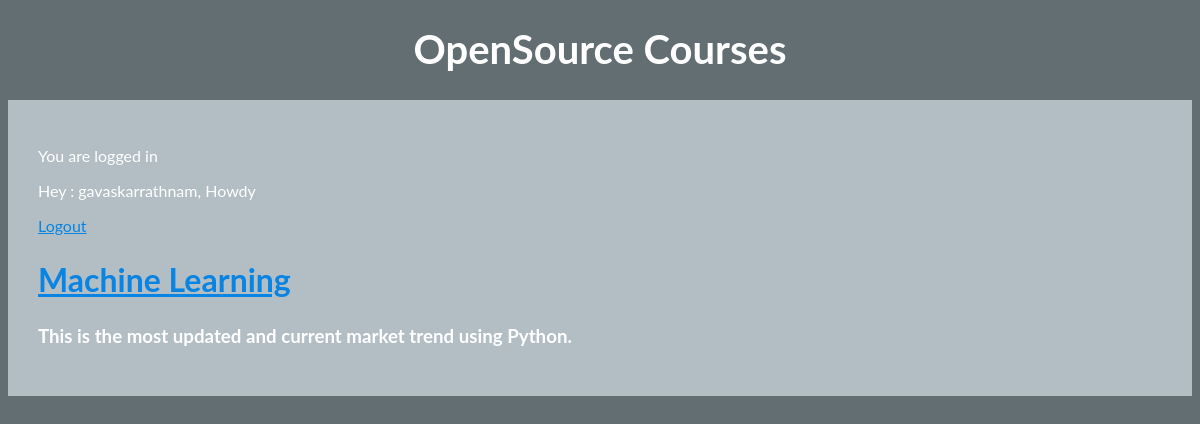
The page /course/detail/3 (signed in) on the database its author committed.
### courses/models.py (models this page shows, shortened)
class OpenSourceCourses(models.Model):
    instructor = models.ForeignKey(
        'auth.User',
        on_delete=models.CASCADE,
    )
    title = models.CharField(max_length=200)
    description = models.TextField(null=True)

### courses/views.py (the view)
# urls.py: path('course/detail/<int:pk>', views.CourseDetail.as_view(), name="coursedetail"),
class CourseDetail(DetailView):
     model = OpenSourceCourses
     template_name = 'coursedetail.html'
     context_object_name = 'cDetail'

### templates/coursedetail.html (shortened to what this page needs)
{% extends 'base.html' %}
{% block content %}
        <h2 style="font-color:white"><a href="#"> {{ cDetail.title }}</a></h2>
        <h3 style="font-color:white">{{ cDetail.description }}</h3>
{% endblock content %}

### templates/base.html (shortened to what this page needs)
<!DOCTYPE html>
{% load staticfiles %}
<html lang="en">
<head>
    <link rel="stylesheet" href="{% static 'css/basestyle.css' %}">
</head>
<body>
    <h1>OpenSource Courses</h1>
    <div class="container">
        {% if user.is_authenticated %}
        <p>You are logged in</p>
        <p>Hey : {{ user.username }}, Howdy</p>
        <p><a href="{% url 'logout' %}">Logout</a></p>
        {% else %}
        <p>You are not logged in</p>
        <p>Please <a href="{% url 'login' %}">Login</a>&nbsp;here</p>
        {% endif %}
        {%block content%}
        {%endblock content%}
    </div>
</body>
</html>

### static/css/basestyle.css (style rules this page uses)
body { background-color: #636e72; font-family: 'Lato', sans-serif; color: #FFF; }
h1 { font-size: 2.5rem; text-align: center; margin-top: 25px; }
h2 { font-size: 2rem; text-align: left; margin-top: 25px; font-color: #FFF; }
a { color: #0984e3; }
.container { margin-top: 20px; background-color: #b2bec3; padding: 30px; }

### rows shown on the page
OpenSourceCourses: title "Machine Learning", description "This is the most updated and current market trend using Python."

### other values the page prints
{{ user.username }} "gavaskarrathnam"
